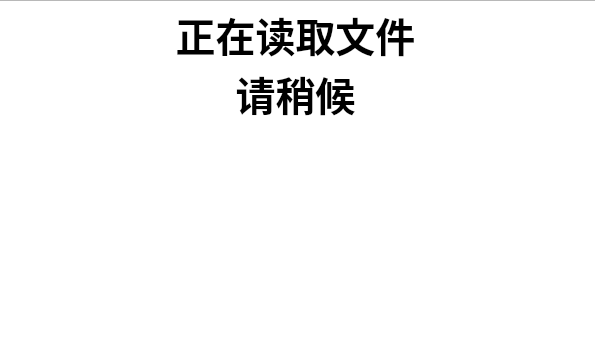
<?xml version="1.0" encoding="UTF-8"?>
<ui version="4.0">
 <class>wait</class>
 <widget class="QDialog" name="wait">
  <property name="geometry">
   <rect>
    <x>0</x>
    <y>0</y>
    <width>595</width>
    <height>339</height>
   </rect>
  </property>
  <property name="windowTitle">
   <string>Dialog</string>
  </property>
  <widget class="QTextBrowser" name="textBrowser">
   <property name="geometry">
    <rect>
     <x>-10</x>
     <y>0</y>
     <width>611</width>
     <height>341</height>
    </rect>
   </property>
   <property name="font">
    <font>
     <pointsize>30</pointsize>
    </font>
   </property>
   <property name="html">
    <string>&lt;!DOCTYPE HTML PUBLIC &quot;-//W3C//DTD HTML 4.0//EN&quot; &quot;http://www.w3.org/TR/REC-html40/strict.dtd&quot;&gt;
&lt;html&gt;&lt;head&gt;&lt;meta name=&quot;qrichtext&quot; content=&quot;1&quot; /&gt;&lt;style type=&quot;text/css&quot;&gt;
p, li { white-space: pre-wrap; }
&lt;/style&gt;&lt;/head&gt;&lt;body style=&quot; font-family:'Ubuntu'; font-size:30pt; font-weight:400; font-style:normal;&quot;&gt;
&lt;p align=&quot;center&quot; style=&quot; margin-top:0px; margin-bottom:0px; margin-left:0px; margin-right:0px; -qt-block-indent:0; text-indent:0px;&quot;&gt;&lt;span style=&quot; font-family:'Ubuntu'; font-weight:600;&quot;&gt;正在读取文件&lt;/span&gt;&lt;/p&gt;
&lt;p align=&quot;center&quot; style=&quot; margin-top:0px; margin-bottom:0px; margin-left:0px; margin-right:0px; -qt-block-indent:0; text-indent:0px;&quot;&gt;&lt;span style=&quot; font-family:'Ubuntu'; font-weight:600;&quot;&gt;请稍候&lt;/span&gt;&lt;/p&gt;&lt;/body&gt;&lt;/html&gt;</string>
   </property>
  </widget>
 </widget>
 <resources/>
 <connections/>
</ui>
